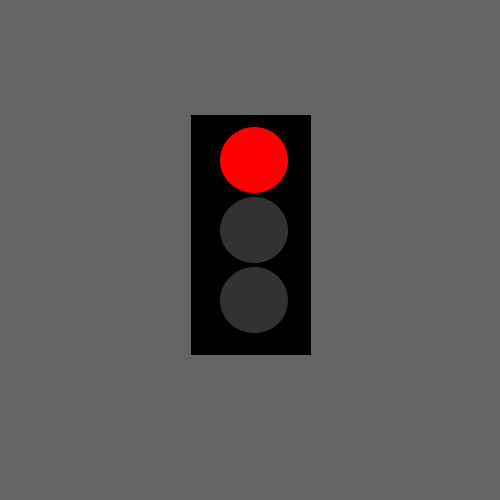
Frame 1 (no input)
Frame 60 (the mouse pressed at the canvas centre just before this capture): identical to frame 1, image omitted
Frame 120 (the mouse held since frame 60 and released just before this capture): identical to frame 1, image omitted

The Processing sketch that drew this single still picture (run headless with seeded random() and noise(); from frame 60 on, the mouse is pressed at the canvas centre):

// Processing sketch: torsdagsAfleveringTask_6
// ── torsdagsAfleveringTask_6.pde
//Task 6 (Frivilligt)

color light1 = color(255, 0, 0);
color light2 = color(255, 255, 0);
color light3 = color(0, 255, 0);

int count = 0;

void setup () {
  size (500,500);
}

void draw () {
  background (100);
  
  // draw rect.
  fill (0);
  rect (191, 115, 119, 239);
  
  if (count >= 0 && count <= 120) {
      light1 = color (255, 0, 0);
      light2 = color (50);
      light3 = color (50);
  } else if (count > 120 && count <= 180 || count > 300) {
      light1 = color (50);
      light2 = color (255, 255, 0);
      light3 = color (50);
  } else if (count > 180 && count < 300) {
      light1 = color (50);
      light2 = color (50);
      light3 = color (0, 255, 0);
  }
  
  // Skeleton of trafficLight.
  fill(light1);
  ellipse (254, 160, 69, 67);
  fill (light2);
  ellipse (254, 230, 69, 67);
  fill (light3);
  ellipse (254, 300, 69, 67);
  
  count ++;
  
  if (count > 380) {
    count = 0;
  }  
}
